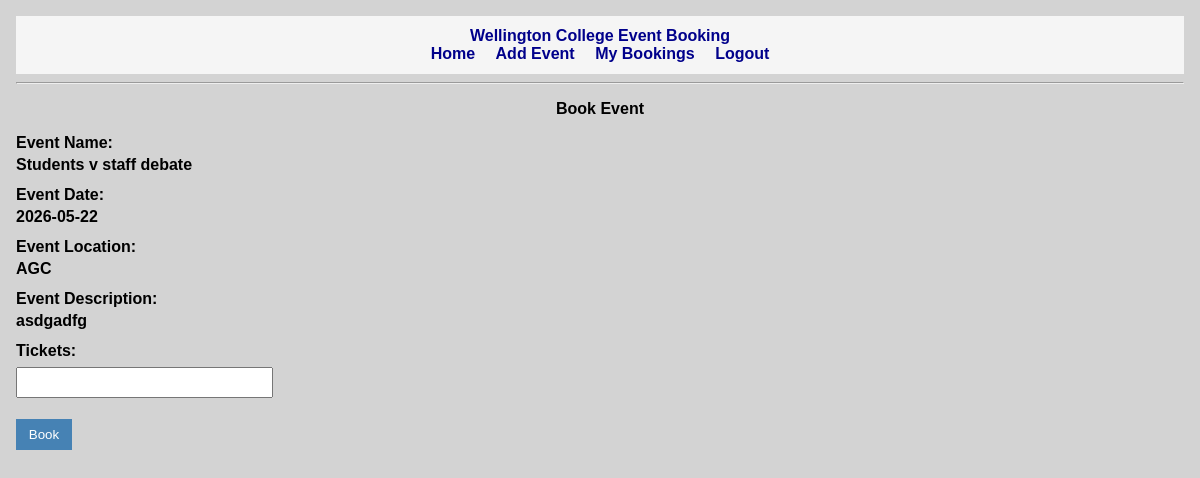
Page /book_event/4 (signed in) on the committed database.
### tables this page shows
CREATE TABLE "events"
(
    event_id          INTEGER
        primary key autoincrement,
    event_name        TEXT    not null,
    event_date        TEXT    not null,
    event_location    TEXT    not null,
    event_description TEXT    not null,
    fk_user_id        INTEGER not null
);

### app.py (the view, shortened to what this page needs)
@app.route('/book_event/<event_id>', methods=['GET', 'POST'])
def book_event(event_id):
    if "user_id" not in session:
        return redirect("/login?error=log+in+first")
    con = connect_db()
    cur = con.cursor()
    query = "SELECT * FROM events WHERE event_id = ?"
    cur.execute(query, (event_id,))
    chosen_event = cur.fetchone()
    con.close()
    error = request.args.get("error")
    return render_template("book_event.html", chosen_event=chosen_event, error=error)

### app.py (called while the page is built)
def connect_db():
    con = sqlite3.connect("identifier.sqlite")
    con.row_factory = sqlite3.Row
    return con

### templates/book_event.html (shortened to what this page needs)
{% extends "base.html" %}
{% block content %}
<h2>Book Event</h2>
<form class="myform" method="POST">
    <div class="form-group">
        <div class="form-label">Event Name:</div>
        <div class="form-element">
            <b>{{ chosen_event["event_name"] }}</b>
        </div>
    </div>
    <div class="form-group">
        <div class="form-label">Event Date:</div>
        <div class="form-element">
            <b>{{ chosen_event["event_date"] }}</b>
        </div>
    </div>
    <div class="form-group">
        <div class="form-label">Event Location:</div>
        <div class="form-element">
            <b>{{ chosen_event["event_location"] }}</b>
        </div>
    </div>
    <div class="form-group">
        <div class="form-label">Event Description:</div>
        <div class="form-element">
            <b>{{ chosen_event["event_description"] }}</b>
        </div>
    </div>
    <div class="form-group">
        <div class="form-label">Tickets:</div>
        <div class="form-element">
            <input type="number" name="tickets" min="1" max="10"required>
        </div>
    </div>
    <button type="submit">Book</button>
</form>
{% endblock %}

### templates/base.html (style rules this page uses)
body { font-family: Verdana, Arial, sans-serif; background-color: lightgray; margin: 0; padding: 1rem; }
h2 { text-align: center; font-size: 1rem; margin: 1rem; }
.form-group { margin-bottom: 0.8rem; }
.form-label { font-weight: bold; margin-bottom: 0.2rem; }
input, textarea, select { width: 15rem; padding: 0.4rem; margin-top: 0.2rem; }
button { padding: 0.5rem 0.8rem; background-color: steelblue; color: white; border: none; margin-top: 0.5rem; }

### rows in the picture
events: event_name "Students v staff debate", event_date "2026-05-22", event_location "AGC", event_description "asdgadfg"
